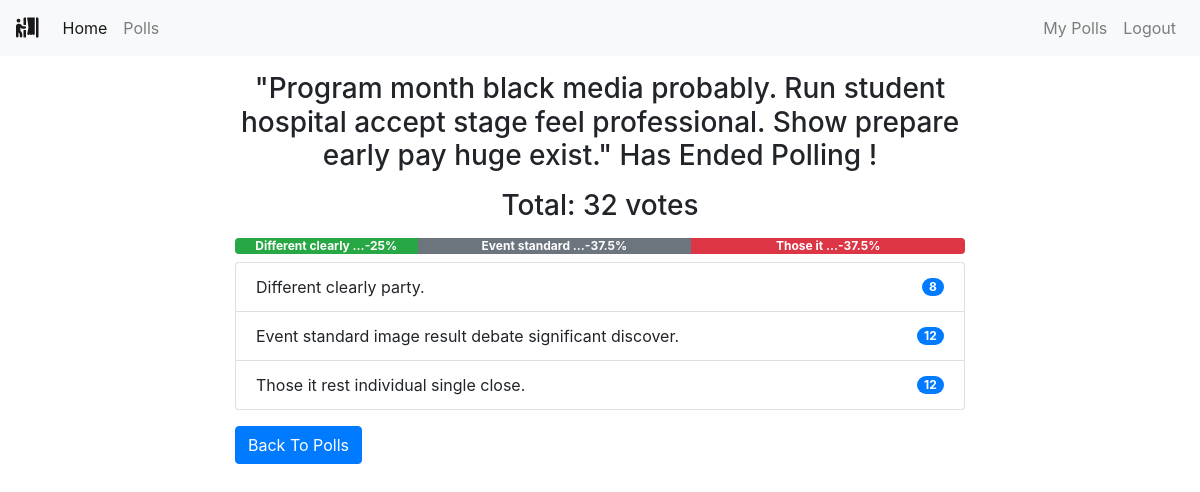
The app's page /polls/end/22/ (signed in) with its own data.
### polls/models.py (models this page shows, shortened)
class Poll(models.Model):
    owner = models.ForeignKey(User, on_delete=models.CASCADE)
    text = models.TextField()
    pub_date = models.DateTimeField(default=timezone.now)
    active = models.BooleanField(default=True)
    @property
    def get_vote_count(self):
        return self.vote_set.count()
    def get_result_dict(self):
        res = []
        for choice in self.choice_set.all():
            d = {}
            alert_class = ['primary', 'secondary', 'success',
                           'danger', 'dark', 'warning', 'info']
            d['alert_class'] = secrets.choice(alert_class)
            d['text'] = choice.choice_text
            d['num_votes'] = choice.get_vote_count
            if not self.get_vote_count:
                d['percentage'] = 0
            else:
                d['percentage'] = (choice.get_vote_count /
                                   self.get_vote_count)*100
            res.append(d)
        return res

class Choice(models.Model):
    poll = models.ForeignKey(Poll, on_delete=models.CASCADE)
    choice_text = models.CharField(max_length=255)
    @property
    def get_vote_count(self):
        return self.vote_set.count()

### polls/views.py (the view)
# urls.py: path('end/<int:poll_id>/', views.endpoll, name='end_poll'),
@login_required
def endpoll(request, poll_id):
    poll = get_object_or_404(Poll, pk=poll_id)
    if request.user != poll.owner:
        return redirect('home')
    if poll.active is True:
        poll.active = False
        poll.save()
        return render(request, 'polls/poll_result.html', {'poll': poll})
    else:
        return render(request, 'polls/poll_result.html', {'poll': poll})

### polls/templates/polls/poll_result.html
{% extends 'base.html' %}
{% block content %}
<div class="container">
    {% if messages %}
    <div class="messages">
        {% for message in messages %}
        <div {% if message.tags %} class="{{ message.tags }}" {% endif %}>{{ message }}
            <button type="button" class="close" data-dismiss="alert" aria-label="Close">
                <span aria-hidden="true">&times;</span>
            </button>
        </div>
        {% endfor %}
    </div>
    {% else %}
    <div class="row">
        <div class="col-md-8 offset-sm-2">
            {% if poll.active %}
            <h3 class="mt-3 mb-3 text-center">Result for: {{ poll.text }}</h3>
            {% else %}
            <h3 class="mt-3 mb-3 text-center">"{{ poll.text }}" Has Ended Polling !</h3>
            {% endif %}
            <h3 class="mb-2 text-center">Total: {{ poll.get_vote_count }} votes</h3>
            <div class="progress mt-3 mb-2">
                {% for choice in poll.get_result_dict %}
                <div class="progress-bar bg-{{ choice.alert_class }}" role="progressbar" style="width: {{ choice.percentage }}%;"
                    aria-valuenow="30" aria-valuemin="0" aria-valuemax="100"><b>
                        {{choice.text|truncatewords:2}}-{{choice.percentage|floatformat}}%</b>
                </div>
                {% endfor %}
            </div>
            <ul class="list-group">
                {% for choice in poll.choice_set.all %}
                <li class="list-group-item d-flex justify-content-between align-items-center">
                    {{ choice.choice_text }}
                    <span class="badge badge-primary badge-pill">{{ choice.get_vote_count }}</span>
                </li>
                {% endfor %}
            </ul>
            {% endif %}
            <a class="btn btn-primary mt-3" href="{% url 'polls:list' %}" role="button">Back To Polls</a>
        </div>
    </div>
</div>
{% endblock content %}

### records on screen
Poll: text "Program month black media probably. Run student hospital accept stage feel professional. Show prepare early pay huge exist.", get_vote_count "32"
Choice: text "Different clearly …", choice_text "Different clearly party.", get_vote_count "8"
Choice: text "Event standard …", choice_text "Event standard image result debate significant discover.", get_vote_count "12"
Choice: text "Those it …", choice_text "Those it rest individual single close.", get_vote_count "12"

### other values on screen
{{ choice.percentage|floatformat }} "25" "37.5" "37.5"
